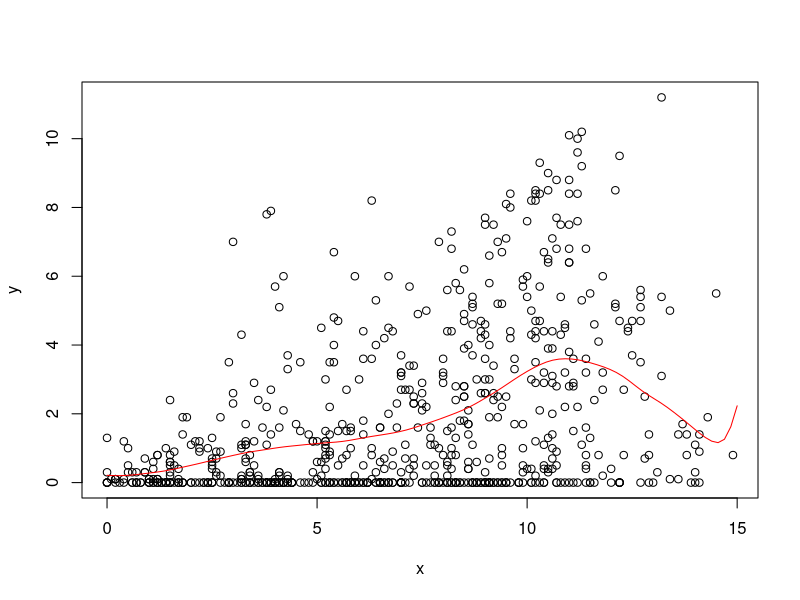
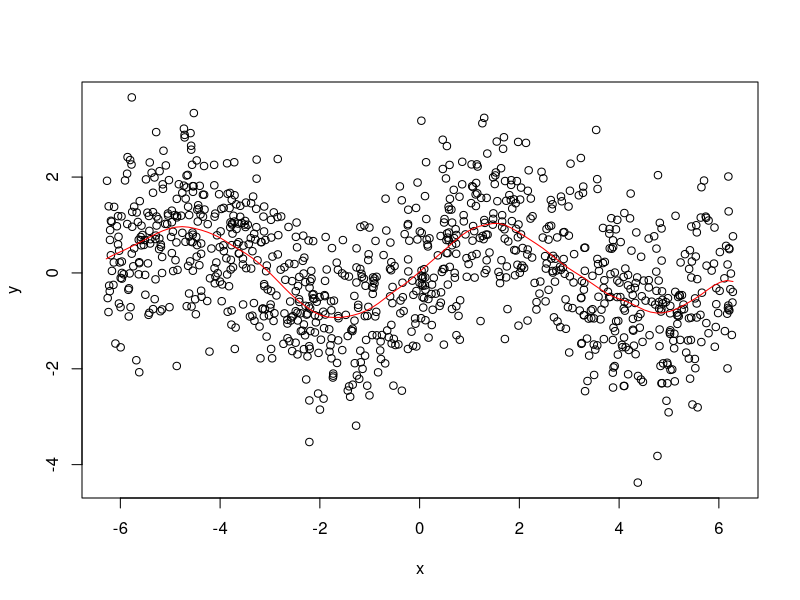

These charts were generated, in order, by the following R code:
## STAT610 - HW5
## Anthony Shin
## Oct 29, 2019


llr = function(x, y, z, omega) {
  fits = sapply(z, compute_f_hat, x, y, omega)
  return(fits)
}


compute_f_hat = function(z, x, y, omega) {
  # Wz = make_weight_matrix(z, x, omega)
  r = abs(x - z) / omega  
  w = sapply(r, W) # a vector of weights instead of a matrix with weights on the diagonal
  X = make_predictor_matrix(x)
  # f_hat = c(1, z) %*% solve(t(X) %*% Wz %*% X) %*% t(X) %*% Wz %*% y
  # f_hat = c(1, z) %*% solve(t(X) %*% apply(X, 2, function(x) w*x)) %*% t(X) %*% apply(matrix(y), 2, function(y) w*y)
  f_hat = c(1, z) %*% solve(t(X) %*% sweep(X, 1, w, "*")) %*% t(X) %*% matrix(w * y)
  return(f_hat)
}


make_weight_matrix = function(z, x, omega) {
  r = abs(x - z) / omega  # this is a vector of the same length as x
  w = sapply(r, W)  # this is a vector of the same length as x and r
  Wz = diag(w)  # this is a diagonal matrix with elements from w
  return(Wz)
}


W = function(r) {
  if (abs(r) < 1) {
    return((1 - abs(r) ** 3) ** 3)
  } else {
    return(0)
  }
}


make_predictor_matrix = function(x) {
  n = length(x)
  return(cbind(rep(1, n), x))
}


# --- example 1 --- #

# get the data
data(french_fries, package = 'reshape2')
french_fries = na.omit(french_fries)

# input data
x = french_fries$potato
y = french_fries$buttery

# space along which to smooth
z = seq(0, 15, length.out = 100)

# run smoothing
fits = llr(z = z, x = x, y = y, omega = 2)

# plot the data and the smoother
plot(x, y)
lines(z, fits, col = 'red')


# --- example 2 --- #

# noisy sine wave
x = runif(1000, -2 * pi, 2 * pi)
y = sin(x) + rnorm(length(x))

# space along which to smooth
z = seq(-2 * pi, 2 * pi, length.out = 100)

# run smoothing
fits = llr(z = z, x = x, y = y, omega = pi / 3)

# plot the data and the smoother
plot(x, y)
lines(z, fits, col = 'red')


